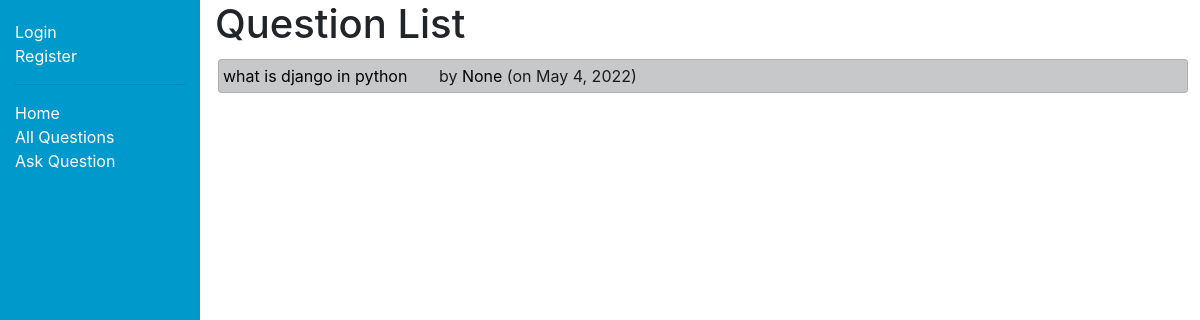
The page /myquora/questions/ on the database its author committed.
### myquora/models.py (models this page shows, shortened)
class Question(models.Model):
    author = models.ForeignKey(Author, on_delete=models.SET_NULL, null=True)
    question_text = models.TextField(max_length=1000, help_text='Enter your question in brief')
    date_created = models.DateField(null=True, default=timezone.now())
    date_updated = models.DateField(null=True, default=timezone.now())
    def get_absolute_url(self):
        return reverse('question-detail', args=[str(self.id)])

### myquora/views.py (the view)
# urls.py: path('questions/', views.QuestionListView.as_view(), name='questions'),
class QuestionListView(generic.ListView):
    model = Question
    paginate_by = 10

### myquora/templates/myquora/question_list.html (shortened to what this page needs)
{% extends "base_generic.html" %}
{% block content %}
  <h1>Question List</h1>
  {% if question_list %}
  <ul class="list-group">
    {% for question in question_list %}
      <li style="padding: 4px; margin: 3px; list-style: none; text-decoration: none;" class="list-group-item list-group-item-action list-group-item-dark">
        <a style="text-decoration: none; color: black" href="{{ question.get_absolute_url }}">{{ question.question_text }}</a>
        &nbsp; &nbsp; &nbsp;
        by
        <a style="text-decoration: none; color: black;" href="{{ question.author.get_absolute_url }}"> {{question.author}} </a>
        (on {{question.date_updated}})
      </li>
    {% endfor %}
  </ul>
  {% else %}
    <p>There are no questions in the library.</p>
  {% endif %}
{% endblock %}

### rows shown on the page
Question: question_text "what is django in python", author "None", date_updated "May 4, 2022"
